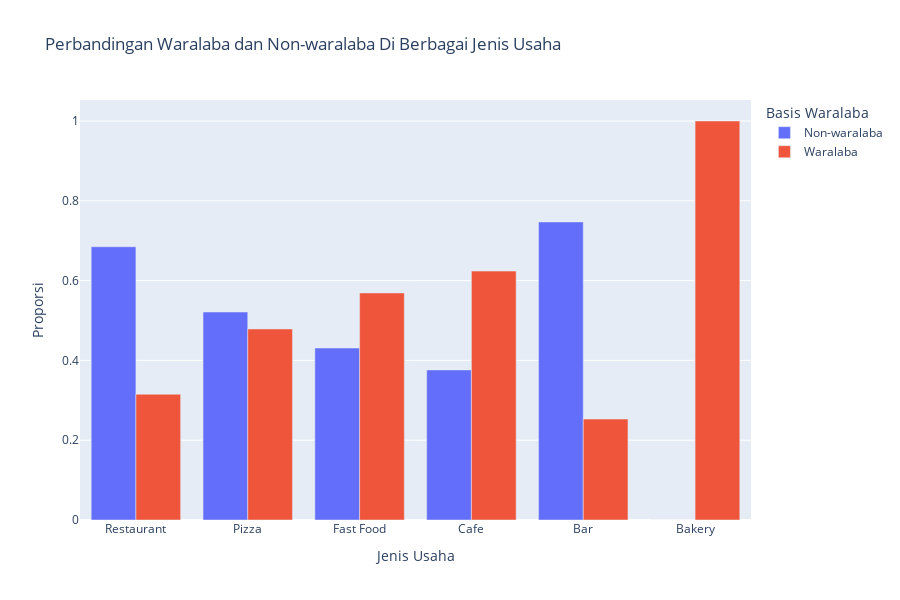

The notebook cell this image was saved under:
### Code cell
# menampilkan grafik
fig = px.bar(
    result, 
    x='object_type', 
    y='proportion', 
    color='chain_type', 
    barmode='group', 
    title= 'Perbandingan Waralaba dan Non-waralaba Di Berbagai Jenis Usaha',
    labels={'object_type':'Jenis Usaha','proportion':'Proporsi'},
    height=600
)
fig.update_layout(legend_title_text="Basis Waralaba")
fig.show()

### Figure 1 — Plotly figure (JSON) as saved in the notebook; plotly's stock layout.template omitted (floating-point values rounded to 4 significant figures)
{"data": [{"alignmentgroup": "True", "hovertemplate": "chain_type=Non-waralaba<br>Jenis Usaha=%{x}<br>Proporsi=%{y}<extra></extra>", "legendgroup": "Non-waralaba", "marker": {"color": "#636efa", "pattern": {"shape": ""}}, "name": "Non-waralaba", "offsetgroup": "Non-waralaba", "orientation": "v", "showlegend": true, "textposition": "auto", "type": "bar", "x": ["Restaurant", "Pizza", "Fast Food", "Cafe", "Bar", "Bakery"], "xaxis": "x", "y": [0.6848, 0.5212, 0.431, 0.3762, 0.747, 0], "yaxis": "y"}, {"alignmentgroup": "True", "hovertemplate": "chain_type=Waralaba<br>Jenis Usaha=%{x}<br>Proporsi=%{y}<extra></extra>", "legendgroup": "Waralaba", "marker": {"color": "#EF553B", "pattern": {"shape": ""}}, "name": "Waralaba", "offsetgroup": "Waralaba", "orientation": "v", "showlegend": true, "textposition": "auto", "type": "bar", "x": ["Restaurant", "Pizza", "Fast Food", "Cafe", "Bar", "Bakery"], "xaxis": "x", "y": [0.3152, 0.4788, 0.569, 0.6238, 0.253, 1], "yaxis": "y"}], "layout": {"barmode": "group", "height": 600, "legend": {"title": {"text": "Basis Waralaba"}, "tracegroupgap": 0}, "title": {"text": "Perbandingan Waralaba dan Non-waralaba Di Berbagai Jenis Usaha"}, "xaxis": {"anchor": "y", "domain": [0, 1], "title": {"text": "Jenis Usaha"}}, "yaxis": {"anchor": "x", "domain": [0, 1], "title": {"text": "Proporsi"}}}}
